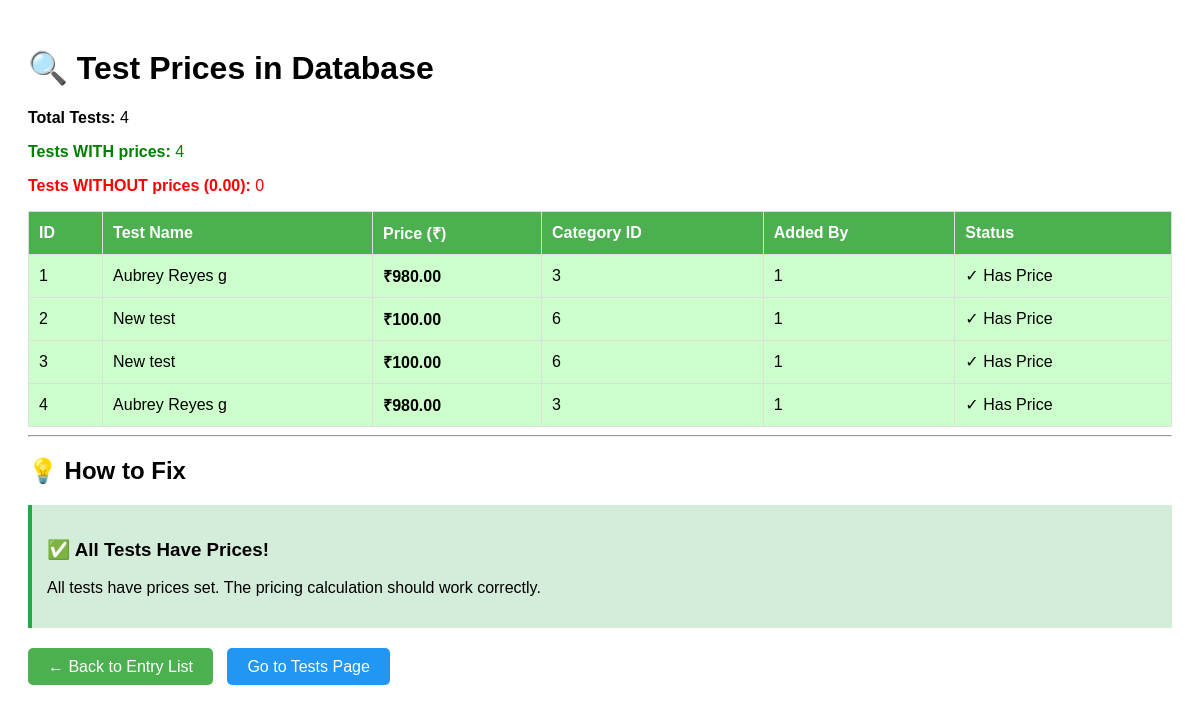
Before: /umakant/show_test_prices.php (signed in) with the older database file.
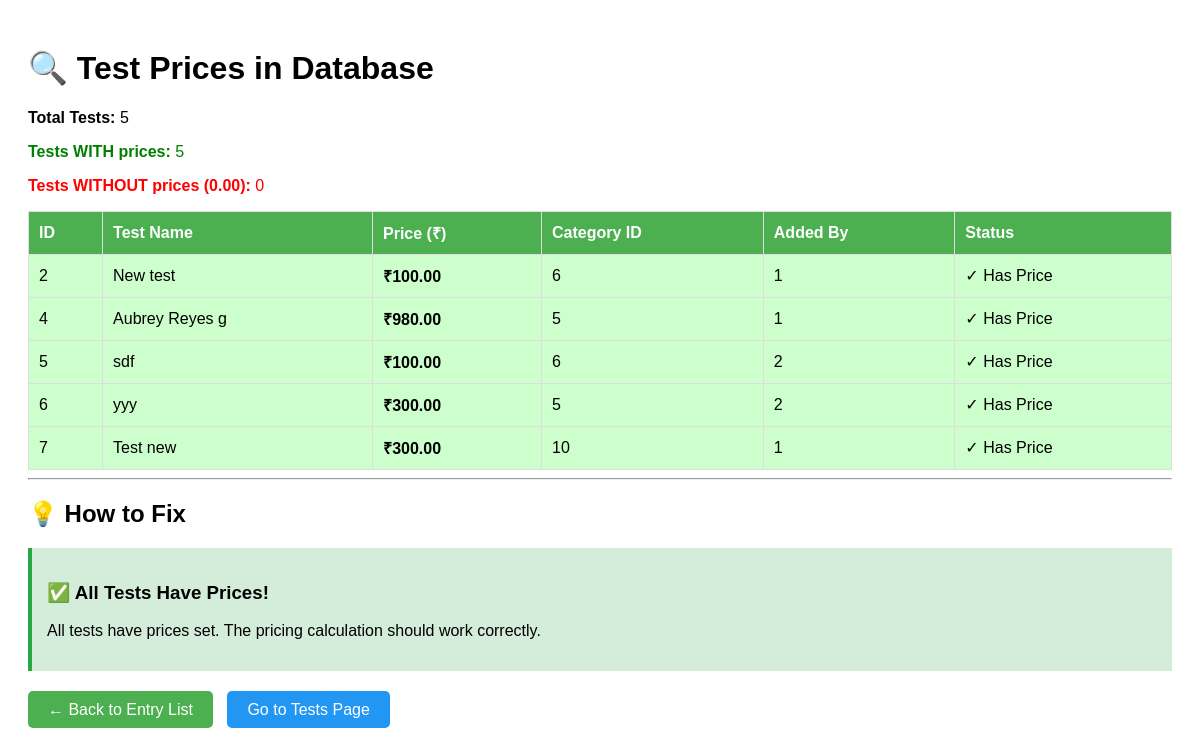
After: the same page with the newer database file.
### tables this page shows
CREATE TABLE `tests` (
  `id` int(11) NOT NULL,
  `name` varchar(255) NOT NULL,
  `category_id` int(11) DEFAULT NULL,
  `main_category_id` int(11) NOT NULL,
  `price` decimal(10,2) NOT NULL DEFAULT 0.00,
  `unit` varchar(50) DEFAULT NULL,
  `specimen` varchar(255) DEFAULT NULL,
  `default_result` text DEFAULT NULL,
  `reference_range` varchar(255) DEFAULT NULL,
  `min` decimal(10,2) DEFAULT NULL,
  `max` decimal(10,2) DEFAULT NULL,
  `description` text DEFAULT NULL,
  `min_male` decimal(10,2) DEFAULT NULL,
  `max_male` decimal(10,2) DEFAULT NULL,
  `min_female` decimal(10,2) DEFAULT NULL,
  `max_female` decimal(10,2) DEFAULT NULL,
  `min_child` decimal(10,2) DEFAULT NULL,
  `max_child` decimal(10,2) DEFAULT NULL,
  `sub_heading` tinyint(1) NOT NULL DEFAULT 0,
  `test_code` varchar(100) DEFAULT NULL,
  `method` varchar(255) DEFAULT NULL,
  `print_new_page` tinyint(1) NOT NULL DEFAULT 0,
  `shortcut` varchar(50) DEFAULT NULL,
  `added_by` int(11) DEFAULT NULL,
  `created_at` datetime DEFAULT current_timestamp(),
  `updated_at` datetime DEFAULT current_timestamp()
);

### umakant/show_test_prices.php (the view, shortened to what this page needs)
<?php
require_once 'inc/connection.php';
?>
<!DOCTYPE html>
<html>
<head>
</head>
<body>
    <h1>🔍 Test Prices in Database</h1>
    <?php
    $stmt = $pdo->query("SELECT id, name, price, category_id, added_by FROM tests ORDER BY id");
    $tests = $stmt->fetchAll(PDO::FETCH_ASSOC);
    $withPrice = 0;
    $withoutPrice = 0;
    foreach ($tests as $test) {
        if ($test['price'] > 0) {
            $withPrice++;
        } else {
            $withoutPrice++;
        }
    }
    ?>
    <p><strong>Total Tests:</strong> <?= count($tests) ?></p>
    <p style="color: green;"><strong>Tests WITH prices:</strong> <?= $withPrice ?></p>
    <p style="color: red;"><strong>Tests WITHOUT prices (0.00):</strong> <?= $withoutPrice ?></p>
    <table>
        <tr>
            <th>ID</th>
            <th>Test Name</th>
            <th>Price (₹)</th>
            <th>Category ID</th>
            <th>Added By</th>
            <th>Status</th>
        </tr>
        <?php foreach ($tests as $test): ?>
            <?php
            $rowClass = $test['price'] > 0 ? 'has-price' : 'zero';
            $status = $test['price'] > 0 ? '✓ Has Price' : '✗ NO PRICE';
            ?>
            <tr class="<?= $rowClass ?>">
                <td><?= $test['id'] ?></td>
                <td><?= htmlspecialchars($test['name']) ?></td>
                <td><strong>₹<?= number_format($test['price'], 2) ?></strong></td>
                <td><?= $test['category_id'] ?></td>
                <td><?= $test['added_by'] ?></td>
                <td><?= $status ?></td>
            </tr>
        <?php endforeach; ?>
    </table>
    <hr>
    <h2>💡 How to Fix</h2>
    <?php if ($withoutPrice > 0): ?>
        <h3>Option 1: Update via SQL (Quick Fix)</h3>
        <p>Run this SQL to set default prices for tests without prices:</p>
        <pre style="background: #f5f5f5; padding: 15px; border-radius: 5px;">
-- Set price to 100 for all tests that currently have 0
UPDATE tests SET price = 100.00 WHERE price = 0 OR price IS NULL;
-- Or set specific prices for specific tests:
UPDATE tests SET price = 980.00 WHERE id = 1;
UPDATE tests SET price = 100.00 WHERE id = 2;
        </pre>
        <h3>Option 2: Update via UI</h3>
        <ol>
            <li>Go to <a href="test.php">Tests Management Page</a></li>
            <li>Edit each test</li>
            <li>Set a price</li>
            <li>Save</li>
        </ol>
    <?php else: ?>
        <div style="background: #d4edda; padding: 15px; margin: 20px 0; border-left: 4px solid #28a745;">
            <h3>✅ All Tests Have Prices!</h3>
            <p>All tests have prices set. The pricing calculation should work correctly.</p>
        </div>
    <?php endif; ?>
    <p style="margin-top: 30px;">
        <a href="entry-list.php" style="background: #4CAF50; color: white; padding: 10px 20px; text-decoration: none; border-radius: 5px;">← Back to Entry List</a>
        <a href="test.php" style="background: #2196F3; color: white; padding: 10px 20px; text-decoration: none; border-radius: 5px; margin-left: 10px;">Go to Tests Page</a>
    </p>
</body>
</html>

Changed rows visible on the page:
removed tests: id "1", name "Aubrey Reyes g", price "980.00", category "3", added_by "1", price "✓ Has Price"
removed tests: id "3", name "New test", price "100.00", category "6", added_by "1", price "✓ Has Price"
changed tests "Aubrey Reyes g": category "3" → "5"
added tests: id "5", name "sdf", price "100.00", category "6", added_by "2", price "✓ Has Price"
added tests: id "6", name "yyy", price "300.00", category "5", added_by "2", price "✓ Has Price"
added tests: id "7", name "Test new", price "300.00", category "10", added_by "1", price "✓ Has Price"
Other visible differences:
count($tests): "4" → "5"
$withPrice: "4" → "5"
